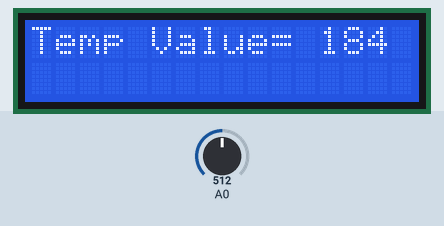
This sketch was run on a simulated Arduino Uno, built with avr-gcc and run on an emulated ATmega328P. Parts: 16×2 character LCD. Inputs (shaded band) come from the test bench; at power-on: A0 = 512. What the sketch prints to the serial monitor is not drawn.

Above: at 1.2 s.
1.3 s: A0 set to 716
At 1.7 s:
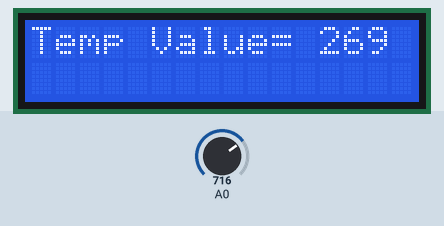
2.8 s: A0 set to 900
At 4.0 s:
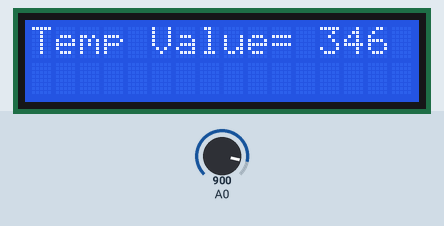
4.3 s: A0 set to 1023
At 5.4 s:
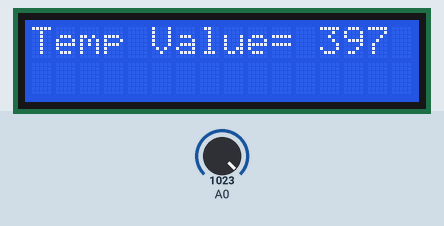
Timing chart, 0 to 7.3 s (numbered marks = the images above; inputs shaded):
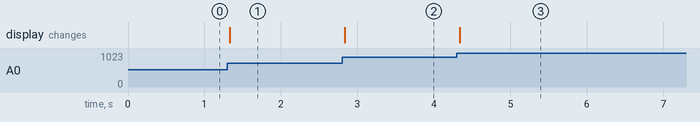

The sketch:

TempMonitoring.ino
```cpp
/*
 * Author      : Subham
 * Date        : 28 June 2026
 * Description : Temperature Monitoring System
 */
#include <Adafruit_LiquidCrystal.h>

int temp = 0;

Adafruit_LiquidCrystal lcd_1(0);

void setup()
{
  pinMode(A0, INPUT);
  Serial.begin(9600);
  lcd_1.begin(16, 2);
}

void loop()
{
  temp = map(((analogRead(A0) - 20) * 3.04), 0, 1023, -20, 120);
  Serial.println(temp);
  lcd_1.setCursor(0, 0);
  lcd_1.print("Temp Value=");
  lcd_1.setCursor(12, 0);
  lcd_1.print(temp);
  delay(10);
}
```

Measured:
- after the input at 1.3 s, the display: changes at once (image 1)
- after the input at 2.8 s, the display: changes at once (image 2)
- after the input at 4.3 s, the display: changes at once (image 3)
